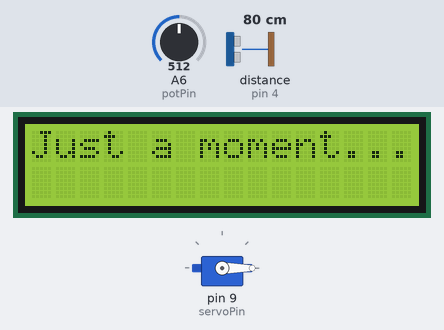
Bench run of a sketch on a simulated Arduino Nano, built with avr-gcc and run on an emulated ATmega328P. On the bench: servo, 16×2 character LCD. Wiring (inferred from the names in the program): ultrasonic range finder: trigger pin 3; echo pin 4. The inputs (shaded band) are chosen by the test bench; at power-on: A6 (potPin) = 512, distance to the obstacle (sensor on pin 4) 80 cm. The echo pulse lasts 58.3 µs per cm.

Above: at 1.1 s.
At 4.2 s:
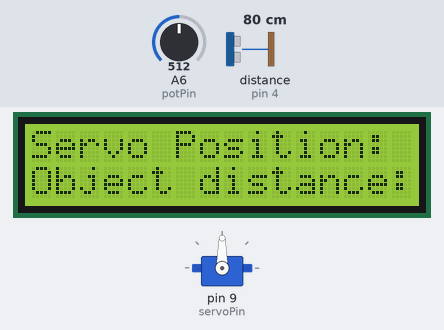
4.3 s: A6 (potPin) set to 716
At 5.1 s:
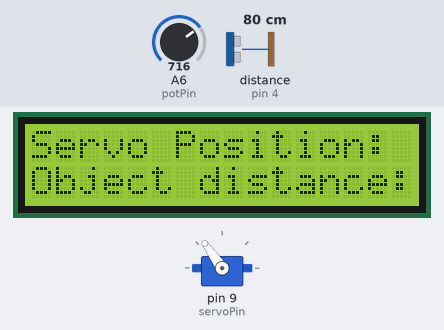
5.8 s: A6 (potPin) set to 900
At 6.9 s:
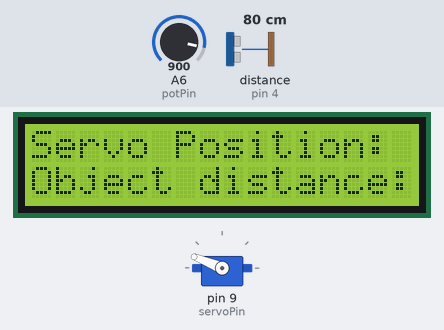
7.3 s: distance to the obstacle (sensor on pin 4) set to 250 cm
10.3 s: distance to the obstacle (sensor on pin 4) set to 2 cm
13.3 s: A6 (potPin) set to 0
At 14.7 s:
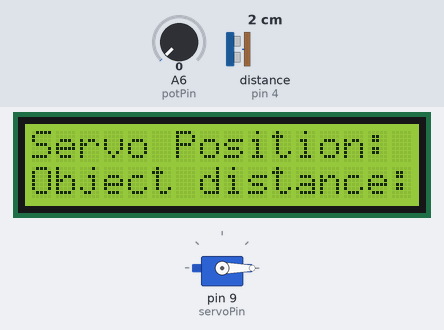
16.3 s: A6 (potPin) set to 122
At 17.4 s:
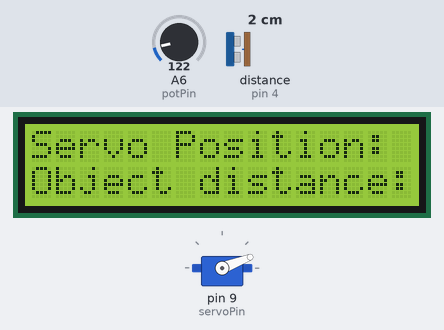
Timing chart, 0 to 18.8 s (numbered marks = the images above; inputs shaded):
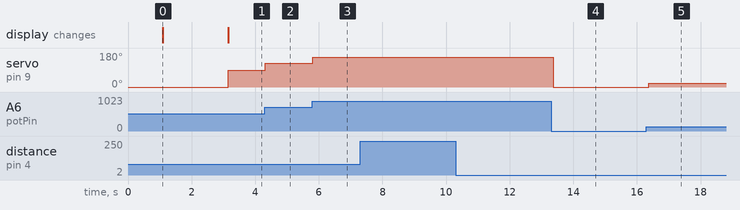

The sketch:

Servo_LCD_Ultrasonic_pot.ino
```cpp
/*
* Author: Engr. Dean Etim
* Last Updated: 01/05/2025

* This simple program reads analog sensor data from
* a potentiometer attached to pin A6
* and uses it to control the angle of rotation of a servo motor attached to pin D9.
* An ultrasonic sensor is also used to calculate the distance of an object.
* The Object distance and Servo position is displayed on the LCD screen in real-time
*
*/
#include <Wire.h>
#include <Servo.h>
#include <LiquidCrystal_I2C.h>
unsigned long then = 0;
unsigned long interval = 500;

// create an object to represent the screen
LiquidCrystal_I2C myScreen(0x27, 16, 2);

// create an object for servomotor
Servo myServo;
const int servoPin = 9;
int servoAngle = 0;

// Ultrasonic sensor
int trigPin = 3;
int echoPin = 4;
float proximity = 0.0;

//potentiometer
#define potPin A6
int rawValue = 0;

void setup() {
  // initialize servo motor
  pinMode(servoPin, OUTPUT);
  myServo.attach(servoPin);
  myServo.write(servoAngle);

  // setup the pinModes for the ultrasonic sensor pins
  pinMode(echoPin, INPUT);
  pinMode(trigPin, OUTPUT);

  // initialize LCD screen
  myScreen.init();
  myScreen.backlight();

  // Display welcome message
  myScreen.print("Hello World!");
  delay(1000);
  myScreen.clear();
  myScreen.print("Just a moment...");
  delay(2000);
}  //  end setup

void loop() {
  unsigned long now = millis();

  // read analog input
  rawValue = analogRead(potPin);
  servoAngle = map(rawValue, 0, 1023, 0, 180);
  proximity = measureDistance();  // calculate distance

  if (now - then >= interval) {
    // display Servo position
    myScreen.clear();
    myScreen.setCursor(0, 0);
    myScreen.print("Servo Position: ");
    myScreen.print(servoAngle);
    myScreen.println("degrees");

    //display object distance on a new line
    myScreen.setCursor(0, 1);
    myScreen.print("Object distance: ");
    myScreen.print(proximity, 2);
    myScreen.println("cm");
    then = now;
  }  // end if

  // control servo with potentiometer
  myServo.write(servoAngle);
  delay(10);
}  //end loop


float measureDistance(void) {
  float distance = 0.0;
  float duration = 0.0;

  // send out ultrasonic pulse signal
  digitalWrite(trigPin, LOW);
  delay(2);
  digitalWrite(trigPin, HIGH);
  delayMicroseconds(10);
  digitalWrite(trigPin, LOW);

  // Calculate distance
  duration = pulseIn(echoPin, HIGH);
  distance = duration * 0.0171;
  return distance;
}  // end function
```

Measured:
- after the input at 4.3 s, servo on pin 9 (servoPin): 90° → 125° at once
- after the input at 5.8 s, servo on pin 9 (servoPin): 125° → 158° at once
- after the input at 7.3 s, every drawn part: stays the same
- after the input at 10.3 s, every drawn part: stays the same
- after the input at 13.3 s, servo on pin 9 (servoPin): 158° → 0° after 0.07 s
- after the input at 16.3 s, servo on pin 9 (servoPin): 0° → 21° after 0.08 s
- what the display in image 0 shows lasts 2.1 s, from 1.1 s to 3.2 s
